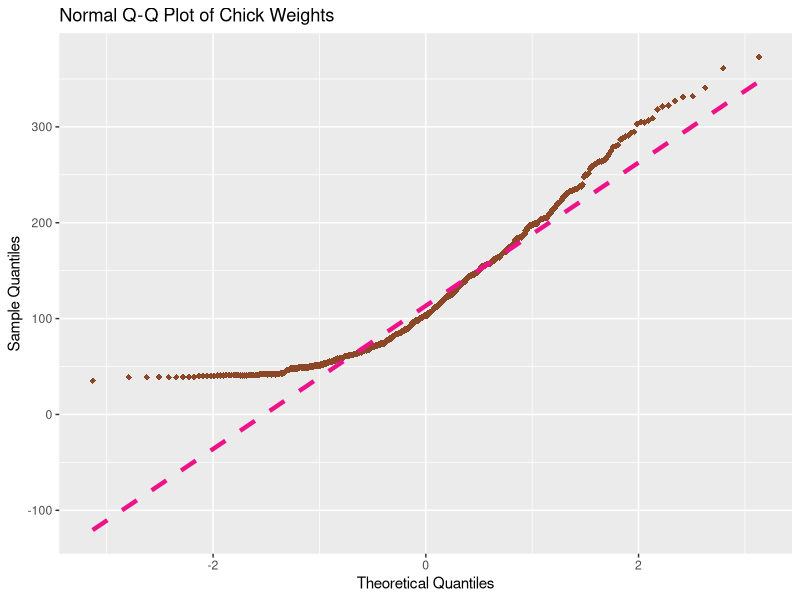
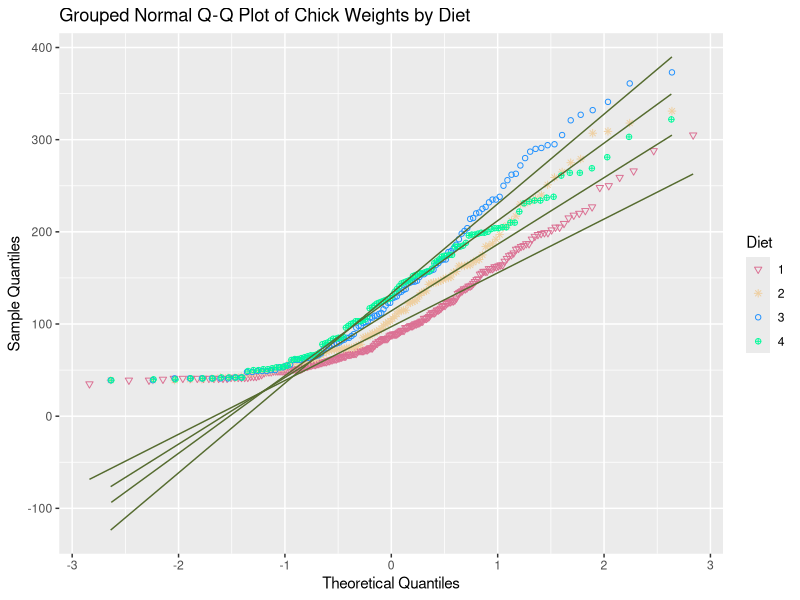

These figures' R source, in order:
## ---- chunk 1
knitr::opts_chunk$set(echo = TRUE)

if(!require("ggplot2")){
install.packages("ggplot2")
require ("ggplot2")
}
  library(ggplot2)

library(knitr)
## ---- chunk 2
#X ~ Normal(62,6.78)

# a) P (52 ≤ X ≤ 56)
ansA <- pnorm(56, 62, sqrt(6.78)) - pnorm(52, 62, sqrt(6.78))
print(ansA)

# b) P (X ≥ 75)
ansB <- 1 - pnorm(75, 62, sqrt(6.78))
print(ansB)

# c) 10th percentile of X
ansC <- qnorm(p=0.10,mean= 62,sd=sqrt(6.78))
print(ansC)

# d) 95th percentile of X
ansD <- qnorm(p=0.95,mean= 62,sd=sqrt(6.78))
print(ansD)

## ---- chunk 3
# a)

ggplot(ChickWeight, aes(sample = weight)) +
  geom_qq(colour = "sienna4", shape = 18, size = 2) +
  geom_qq_line(colour = "deeppink2", linetype = "dashed", size = 1.5) +
  labs(title = "Normal Q-Q Plot of Chick Weights", 
       x = "Theoretical Quantiles",
       y = "Sample Quantiles")
  


## ---- chunk 4
#ASK ABOUT GRAPH 
#b)
ggplot(ChickWeight, aes(sample = weight, colour = Diet, shape = Diet)) +
  geom_qq() +
  geom_qq_line(colour="darkolivegreen") +
  labs(title = "Grouped Normal Q-Q Plot of Chick Weights by Diet", 
       x = "Theoretical Quantiles",
       y = "Sample Quantiles") + 
  scale_colour_manual(values=c("palevioletred","navajowhite2","dodgerblue","mediumspringgreen")) +
  scale_shape_manual(values=c(25,8,1,10))


## ---- chunk 5

bagsWeights <- c(456.1, 454.9, 463.4, 454.4, 439.9, 439.4, 433.6, 454.4, 441.2, 451.7, 451.1, 454.1, 449.7, 450.1, 449.6, 449.8, 448.2, 451.5,
447.9, 449.2, 455.1, 454.5, 459.2, 453.7, 456.5)

#point estimate
bagsweight_mean<-mean(bagsWeights) 

#multiplier
bagsweight_mult <- qt(p=0.975, df=(length(bagsWeights) - 1))

#standard error
bagsweight_se <- sd(bagsWeights)/sqrt(length(bagsWeights))

bagsWeight_upper <- bagsweight_mean + bagsweight_mult + bagsweight_se
bagsWeight_upper

bagsWeight_lower <- bagsweight_mean - bagsweight_mult + bagsweight_se
bagsWeight_lower

## ---- chunk 6

successes <- 42  
n <- 568          
confidence_level <- 0.99 

#  sample proportion
p_hat <- 42 / 568

# standard error
se <- sqrt((p_hat * (1 - p_hat)) / 568)

# z-score for the given confidence level
z <- qnorm((1 - confidence_level) / 2, lower.tail = FALSE)

# margin of error
margin_of_error <- z * se

# Calculate confidence interval
lower_bound <- p_hat - margin_of_error
upper_bound <- p_hat + margin_of_error

print(p_hat)
print(se)
print(margin_of_error)
print(lower_bound)
print(upper_bound)


